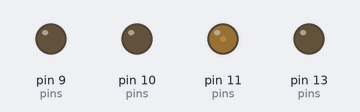
Recording of a sketch running on a simulated Arduino Uno, built with avr-gcc and run on an emulated ATmega328P. Parts: output pins drawn as LEDs (lit = HIGH). What the sketch prints to the serial monitor is not drawn.

Above: at 0.16 s.
At 0.78 s:
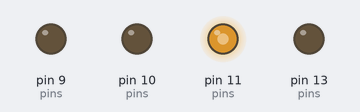
At 1.2 s:
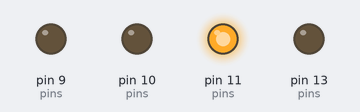
Timing chart, 0 to 2.7 s (numbered marks = the images above):
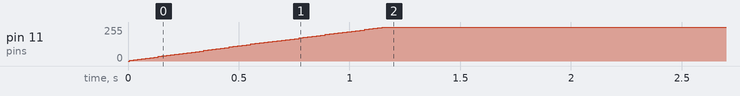

Measured:
- by itself, pin 11 (pins): moves from 0/255 to 255/255 over 1.2 s

The sketch:

organ.ino
```cpp
#include "Arduino.h"
#include "pipe.h"
#include "sequence.h"

Sequence sequence;

void setup() {
  // put your setup code here, to run once:
  sequence.setBeatDuration(50.0);
  Serial.begin(9600);
}

void loop() {
  // put your main code here, to run repeatedly:
  sequence.update();
}
```

pipe.cpp
```cpp
#include "Arduino.h"
#include "pipe.h"

Pipe::Pipe()  // ramp_time is the time it takes to go from 0->255 in seconds
{
  //this->pin = pin;
  //pinMode(this->pin, OUTPUT);
  this->voltage = 0.0;
  this->start = millis();
  this->stop = millis();
  this->running = false;
}


void Pipe::setRateOfChange(float ramp_time)
{
  this->rate_of_change = 255.0/(ramp_time * 1000);
}


void Pipe::setPin(byte pin)
{
  this->pin = pin;
  pinMode(this->pin, OUTPUT);
}


void Pipe::update()
{
  // update values
  unsigned long t, now;
  now = millis();

  if(now > this->stop)
  {
    this->running = false;
  }

  if(this->running)
  {
    if(this->voltage < 255.0)
    {
      t = now - this->start;
      this->voltage = this->voltage + (this->rate_of_change * t);
      if(this->voltage >= 255.0)
      {
        this->voltage = 255.0;
      }
    }
  }
  else
  {
    if(this->voltage > 0.0)
    {
        t = now - this->stop;
        this->voltage = this->voltage - (this->rate_of_change * t);
        if(this->voltage <= 0.0)
        {
          this->voltage = 0;
        }
    }
  }
  analogWrite(this->pin, round(this->voltage));
}

void Pipe::on(unsigned long duration)
{
  this->start = millis();
  this->stop = this->start + duration;
  this->running = true;
}

int Pipe::getVoltage()
{
  return this->voltage;
}
```

pipe.h
```cpp
#ifndef Pipe_h
#define Pipe_h

#include "Arduino.h"

class Pipe
{
  private:
    byte pin;
    float voltage;
    float rate_of_change;
    unsigned long start;
    unsigned long stop;
    bool running = false;

  public:
    Pipe();
    void setRateOfChange(float ramp_time);
    void setPin(byte pin);
    void update();
    void on(unsigned long duration);
    int getVoltage();
};

#endif
```

sequence.cpp
```cpp
#include "Arduino.h"
#include "sequence.h"


Sequence::Sequence()
{
    int i;

    this->phrase_index = 0;
    this->note_index = 0;

    this->motive_index = 0;
    this->duration_index = 0;

    this->setBeatDuration(60);
    this->next_event = millis();

    for(i=0; i<this->pipe_count; i++)
    {
      this->pipes[i].setPin(this->pins[i]);
      this->pipes[i].setRateOfChange(RAMP_TIME);
    }
}


void Sequence::setBeatDuration(float bpm)
{
  this->beat_duration = round(60.0/bpm * 1000);
}


void Sequence::update()
{
  Pipe pipe;
  unsigned long dur, t, now;
  now = millis();
  if(this->next_event >= now)
  {
    this->note_index++;
    if(this->note_index >= this->note_count)
    {
      this->note_index = 0;
      this->phrase_index++;
      if(this->phrase_index >= this->phrase_count)
      {
        this->phrase_index =0;
      }
    }

    this->duration_index++;
    if(this->duration_index >= this->duration_count)
    {
      this->duration_index = 0;
      this->motive_index++;
      if(this->motive_index >= this->motive_count)
      {
        this->motive_index = 0;
      }
    }

    dur = this->rhythm_sequence[this->motive_index][this->duration_index] * this->beat_duration;
    this->next_event = now + dur;
    if(this->phrase_sequence[this->phrase_index][this->note_index] != 0)
    {
      pipes[this->phrase_sequence[this->phrase_index][this->note_index]].on(dur);
    }
  }

  for(int i=0; i<this->pipe_count; i++)
  {
    this->pipes[i].update();
    Serial.print(i);
    Serial.print(":");
    Serial.print(this->pipes[i].getVoltage());
    if(i+1 < this->pipe_count)
    {
      Serial.print(",");
    }
    else
    {
      Serial.println("");
    }
  }
}
```

sequence.h
```cpp
#ifndef Sequence_h
#define Sequence_h

#include "Arduino.h"
#include "pipe.h"

#define NUMBER_OF_PINS 7
#define NUMBER_OF_PHRASES 24
#define NUMBER_OF_NOTES 5
#define NUMBER_OF_MOTIVES 5
#define NUMBER_OF_DURATIONS 5
#define NUMBER_OF_PIPES 4
#define RAMP_TIME 0.25

class Sequence
{
  private:
    int phrase_index;
    int note_index;
    int motive_index;
    int duration_index;
    int beats;
    float ramp_time = RAMP_TIME;
    unsigned long beat_duration;
    unsigned long next_event;

    // micro
    Pipe pipes[NUMBER_OF_PIPES];
    int pipe_count = NUMBER_OF_PIPES;
    int pins[NUMBER_OF_PINS] = {13,11,10,9,6,5,3};  // Arduino Mini Pins in order of physical layout on board.

    int phrase_count;
    int note_count;

    int phrase_sequence[NUMBER_OF_PHRASES][NUMBER_OF_NOTES] = {
      {1, 2, 4, 3, 0},
      {4, 3, 1, 2, 0},
      {3, 2, 1, 4, 0},
      {2, 4, 3, 1, 0},
      {3, 1, 4, 2, 0},
      {1, 4, 2, 3, 0},
      {2, 3, 4, 1, 0},
      {4, 1, 3, 2, 0},
      {3, 2, 4, 1, 0},
      {2, 1, 3, 4, 0},
      {1, 3, 4, 2, 0},
      {4, 1, 2, 3, 0},
      {1, 3, 2, 4, 0},
      {3, 4, 2, 1, 0},
      {4, 2, 3, 1, 0},
      {2, 1, 4, 3, 0},
      {4, 3, 2, 1, 0},
      {2, 4, 1, 3, 0},
      {1, 2, 3, 4, 0},
      {3, 4, 1, 2, 0},
      {4, 2, 1, 3, 0},
      {2, 3, 1, 4, 0},
      {1, 4, 3, 2, 0},
      {3, 1, 2, 4, 0}
    };

    int motive_count;
    int duration_count;
    int rhythm_sequence[NUMBER_OF_MOTIVES][NUMBER_OF_DURATIONS] = {
      {1, 2, 1, 1, 1},
      {1, 1, 2, 1, 1},
      {1, 1, 1, 2, 1},
      {1, 1, 1, 1, 2},
      {2, 1, 1, 1, 1}
    };

  public:
    Sequence();
    void setBeatDuration(float bpm);
    void update();
};


#endif
```
